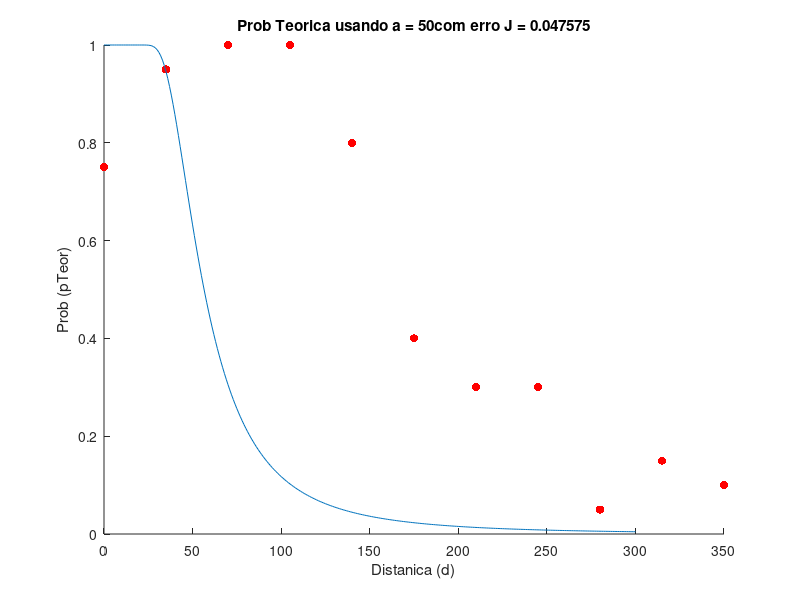
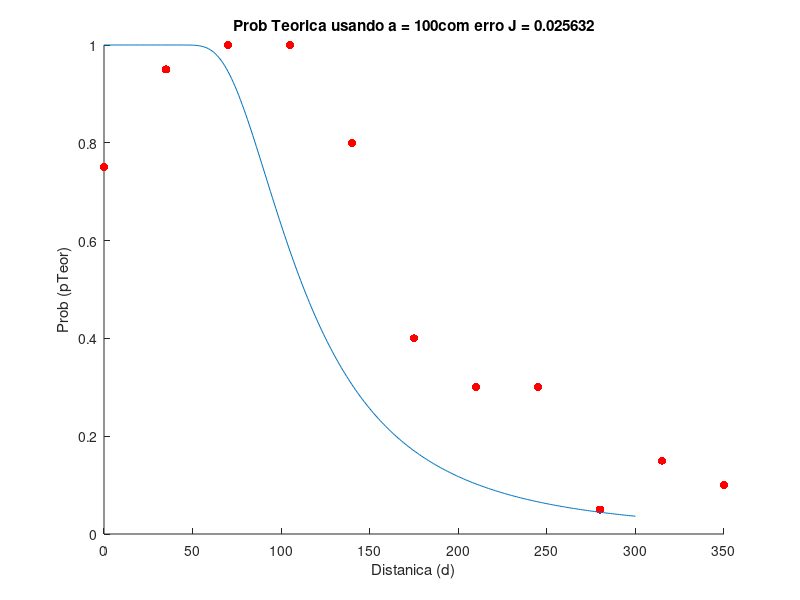
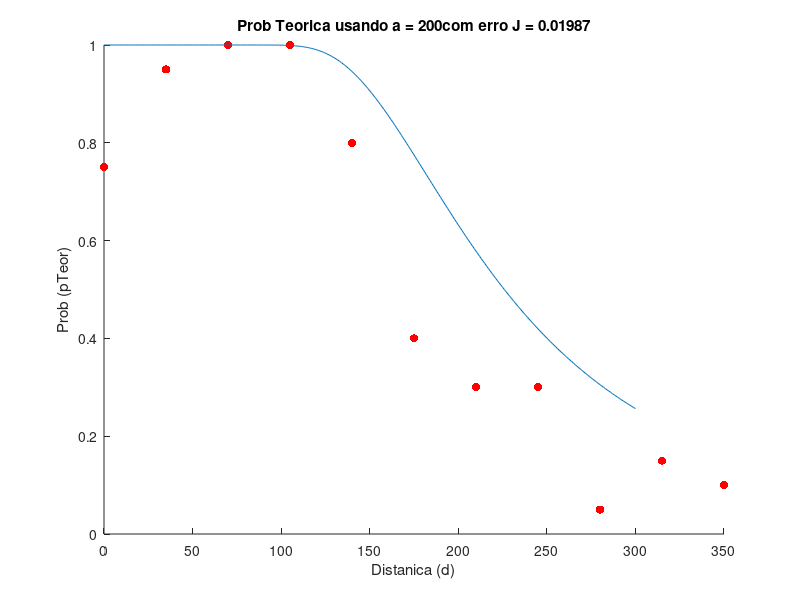
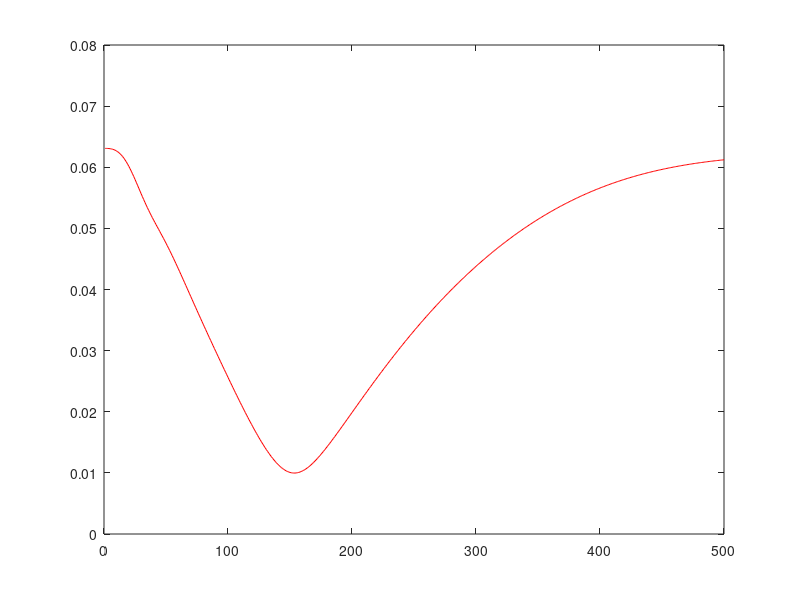

MATLAB code to generate these figures, in order:
% Lab 04 - Caixa cinza e Caixa preta

function Lab04
    dExp = linspace(0,350,11) ;
    pExp = [0.75 0.95 1 1 0.8 0.4 0.3 0.3 0.05 0.15 0.1];
    
%     figure();
%     hold on;
%     grid on;
%     
%     bar(dExp, pExp);
%     title('Prob de Detec?ao de tartarugas em fun?ao da distancia');
%     xlabel('Distanica (d)');
%     ylabel('Prob (p)');
    
    
%     P = polyfit(dExp, pExp, 3);
    d = 0:1000;
    
%     Y = polyval(P,d);
         
%     figure();
%     hold on;
%     grid on;
  
%   plot(d,Y);
   
    d = 0:1000;

% Loop para ajustar o polin?mio de ordem 1 a 6
% figure; 
% for i = 1:6
%     % Ajuste do polin?mio de ordem i
%     M = polyfit(dExp, pExp, i);        
%     
%     % Calcula os valores de P para o vetor de dist?ncias d usando o polin?mio ajustado
%     Y = polyval(M, d);
%     
%     % Cria o subplot
%     subplot(3, 2, i);
%     hold on;
%     
%     scatter(dExp, pExp, 'r', 'filled');  % Gr?fico de pontos para dados experimentais
%     plot(d, Y, 'b-', 'LineWidth', 2);     % Gr?fico do polin?mio ajustado
%     
%     title(['Ordem do polin?mio: ', num2str(i)]);
%     xlabel('Dist?ncia (d)');
%     ylabel('Probabilidade (p)');
%     legend('Dados experimentais', 'Polin?mio ajustado');
%     hold off;
% end


    
    a_array = [50 100 200];
    d = 0:300;
    
    for j = 1:3
       figure();
       hold on;
       P = calc_prob_teor(a_array(j),d);
       J = local_cost(dExp, pExp, a_array(j));
       
       title(['Prob Teorica usando a = ',num2str(a_array(j)), 'com erro J = ',num2str(J)]);
       xlabel('Distanica (d)');
       ylabel('Prob (pTeor)');
       scatter(dExp, pExp, 'r', 'filled');
       plot(d,P);
    end
    
    a_array = 0:500;
    custo = 0:500;
    
    
    for k = 1:501
        custo(k) = local_cost(dExp, pExp, a_array(k));
    end
    
    figure;
    title('Custo (RMSE) em funcao de a');
    xlabel('Valores para a constante a');
    ylabel('Custo (RMSE)');
    plot(a_array, custo, 'r');
    
    
    % Figura com os resultados finais
    figure('Color', 'w');  % Fundo branco para a figura

    % T?tulo geral (usando 'text' se n?o for poss?vel usar 'sgtitle')
    annotation('textbox', [0.5, 0.96, 0, 0], 'String', 'Resultados Finais', 'FontSize', 16, 'FontWeight', 'bold', 'HorizontalAlignment', 'center', 'EdgeColor', 'none');

    % Subplot 1: Dados experimentais
    subplot(2, 2, 1);
    bar(dExp, pExp, 'FaceColor', [0, 0.5, 1], 'EdgeColor', 'k', 'LineWidth', 1.5);  % Cor azul com bordas pretas
    xlabel('Distancia (d)', 'FontSize', 12, 'FontWeight', 'bold');
    ylabel('Probabilidade (p)', 'FontSize', 12, 'FontWeight', 'bold');
    title('Dados Experimentais', 'FontSize', 14, 'FontWeight', 'bold');
    grid on;  % Adiciona grid para melhor visualiza??o

    % Subplot 2: Ajuste polinomial de grau 6
    subplot(2, 2, 2);
    M = polyfit(dExp, pExp, 6);
    Y = polyval(M, d);
    plot(d, Y, 'b-', 'LineWidth', 2);  % Linha azul com espessura maior
    xlabel('Distancia (d)', 'FontSize', 12, 'FontWeight', 'bold');
    ylabel('Probabilidade (p)', 'FontSize', 12, 'FontWeight', 'bold');
    title('Ajuste Polinomial', 'FontSize', 14, 'FontWeight', 'bold');
    grid on;  % Adiciona grid para melhor visualiza??o

    % Subplot 3: Probabilidade te?rica
    subplot(2, 2, 3);
    P = calc_prob_teor(150, d);  % Ajuste conforme sua fun??o
    plot(d, P, 'r-', 'LineWidth', 2);  % Linha vermelha para contraste
    xlabel('Distancia (d)', 'FontSize', 12, 'FontWeight', 'bold');
    ylabel('Probabilidade (p)', 'FontSize', 12, 'FontWeight', 'bold');
    title('Probabilidade Teorica', 'FontSize', 14, 'FontWeight', 'bold');
    grid on;  % Adiciona grid para melhor visualiza??o

end


function P = calc_prob_teor(a,d)
    P = 1 - exp(-(a./d).^3);
end



function J = local_cost(dExp, pExp, a)
    pTeor = calc_prob_teor(a, dExp);
    J_dif = pExp - pTeor;
    J_exp = J_dif .^ 2;
    J_mean = sum(J_exp) ./ 1000;
    
    J = sqrt(J_mean);
end